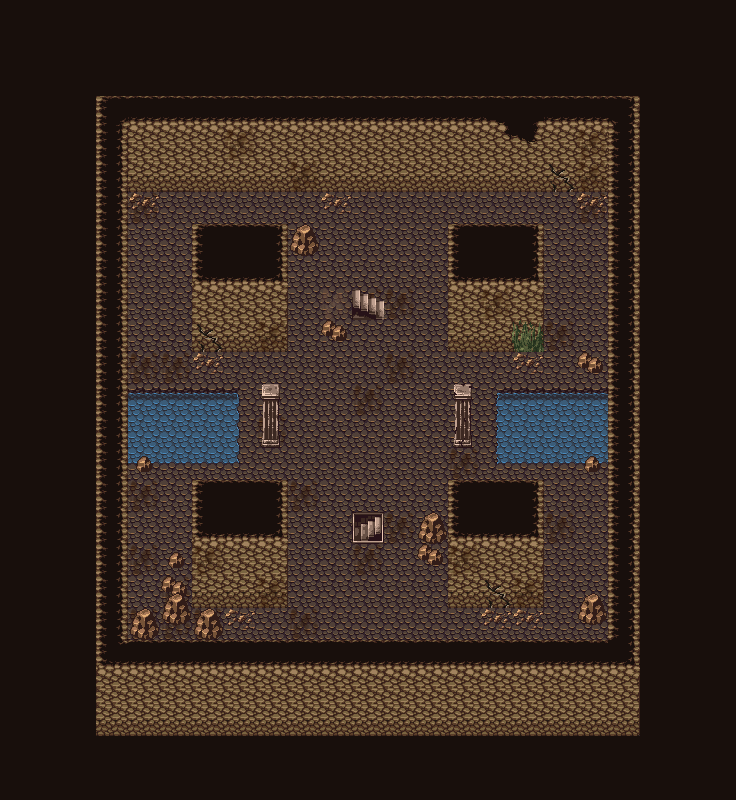

Rendered tile map (Tiled .tmx) drawn with the repository's tilesets; below, a short description and the map source with its tile grids summarised:
An orthogonal 23x25 tile map with 32x32 px tiles, 7 tile layers (floor, wall, dirt_objects, objects, ...) and 1 object (Encounter).

<map version="1.9" tiledversion="1.9.1" orientation="orthogonal" renderorder="right-down" width="23" height="25" tilewidth="32" tileheight="32" infinite="0" nextlayerid="10" nextobjectid="2">
  <tileset firstgid="1" source="../28,29_tsx/29_maptip.tsx" />
  <layer id="3" name="floor" width="23" height="25">
    <data>[575 cells, 575 non-empty, 10 distinct tile ids]</data>
  </layer>
  <layer id="2" name="wall" width="23" height="25">
    <data>[575 cells, 184 non-empty, 23 distinct tile ids]</data>
  </layer>
  <layer id="8" name="dirt_objects" width="23" height="25">
    <data>[575 cells, 36 non-empty, 9 distinct tile ids]</data>
  </layer>
  <layer id="4" name="objects" width="23" height="25">
    <data>[575 cells, 21 non-empty, 9 distinct tile ids]</data>
  </layer>
  <layer id="5" name="chara" width="23" height="25">
    <data>[575 cells, 0 non-empty, 0 distinct tile ids]</data>
  </layer>
  <layer id="7" name="objects" width="23" height="25">
    <data>[575 cells, 7 non-empty, 4 distinct tile ids]</data>
  </layer>
  <layer id="1" name="flame" width="23" height="25">
    <data>[575 cells, 235 non-empty, 1 distinct tile ids]</data>
  </layer>
<objectgroup id="9" name="EncounterArea"><object id="1" type="Encounter" x="16.0" y="16.0" width="704" height="768"><properties><property name="EncounterId" value="encounter_colosseum_dungeon_2" /><property name="unity:IsTrigger" type="bool" value="true" /></properties></object></objectgroup></map>
